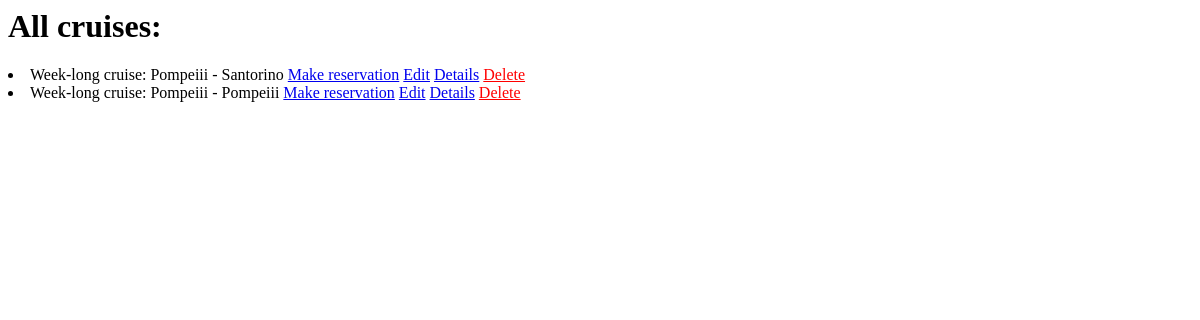
The page /cuise/list/ on the database as committed earlier.
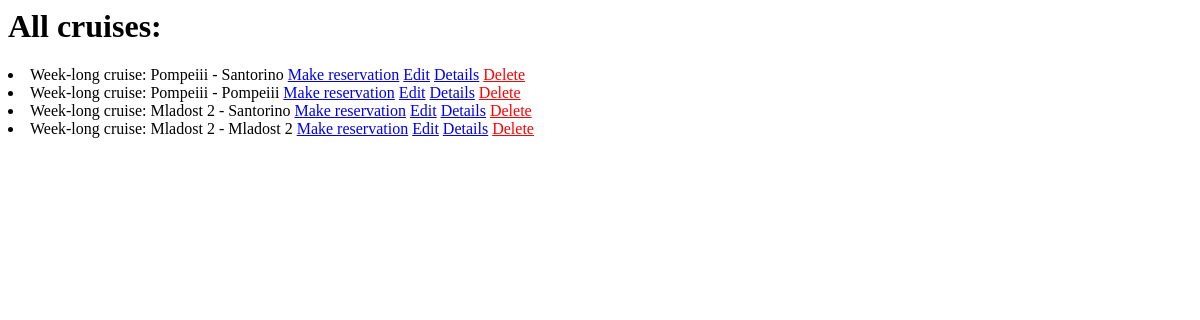
The same page on the database as committed later.
### main/models.py (models this page shows)
class Cruise(models.Model):
    CRUISE_TYPES = [
        ("Week-long", "Week-long"),
        ("Day-long", "Day-long")
    ]
    from_location = models.ForeignKey(CruiseLocation, related_name="from-location+", on_delete=models.CASCADE)
    to_location = models.ForeignKey(CruiseLocation, related_name="to-location+", on_delete=models.CASCADE)
    type = models.CharField(
        max_length=9,
        choices=CRUISE_TYPES
    )
    captain_name = models.ForeignKey(Captain, on_delete=models.CASCADE)
    departure_date_time = models.DateTimeField()
    econ_total_capacity = models.IntegerField()
    business_total_capacity = models.IntegerField()
    image_main = models.URLField(default='https://images.pexels.com/photos/813011/pexels-photo-813011.jpeg')
    image_1 = models.URLField(default='https://media.istockphoto.com/id/458115989/photo/cruise-ship-in-caribbean-sea.jpg?s=612x612&w=0&k=20&c=wMweujKOnZOpihjorKHEdgqI-LDMJkLF-LpV_FhtUWE=')
    image_2 = models.URLField(default='https://media.istockphoto.com/id/1222173565/photo/cruise-ship-msc-seaside-at-cozumel-island-mexico.jpg?s=612x612&w=0&k=20&c=2w3dQqb196mclsS-oMbFEgYl3r7jgQZFgvKYdASUEMs=')
    image_3 = models.URLField(default='https://media.istockphoto.com/id/516463721/photo/3d-cruise-ship-in-beautiful-ocean-with-blue-sky.jpg?s=612x612&w=0&k=20&c=97aWdauUuFSZwMXZ6Ky4TZDuxg9vhjDb98wFj0vwL3s=')
    image_4 = models.URLField(default='https://media.istockphoto.com/id/1155311911/photo/luxury-cruise-ship-sailing-from-the-port-at-sunrise-across-the-ocean-beautiful-summer.jpg?s=612x612&w=0&k=20&c=im3OvbdWWN-vdwcVcSFMGKpmpbB97Elj5Nva8UXJlmA=')
    def __str__(self):
        return f'{self.type} cruise: {self.from_location} - {self.to_location}'

class CruiseLocation(models.Model):
    name = models.CharField(null=True, blank=True, max_length=15)
    image = models.URLField(default='https://www.planetware.com/wpimages/2021/10/best-tropical-vacations-mauritius-aerial.jpg')
    description = models.TextField(null=True, blank=True)
    def __str__(self):
        return self.name

### main/views_dir/cruise.py (the view)
# urls.py: path("list/", CruiseListView.as_view(), name="cruise_list"),
class CruiseListView(ListView):
    model = Cruise
    template_name = "./cruise_views/cruise_list.html"
    context_object_name = 'cruises'

### templates/cruise_views/cruise_list.html
<h1>All cruises:</h1>
{% for cruise in cruises %}
<li> {{ cruise }}
    <a href="{% url 'reserve' cruise.id %}">Make reservation</a>
    <a href="{% url 'cruise_edit' cruise.id %}">Edit</a>
    <a href="{% url 'cruise_details' cruise.id %}">Details</a>
    <a style="color: red;" href="{% url 'cruise_delete' cruise.id %}">Delete</a> </li>
{% endfor %}

Rows that differ between the two databases and show on the page:
added Cruise: type+from_location+to_location "Week-long cruise: Mladost 2 - Santorino"
added Cruise: type+from_location+to_location "Week-long cruise: Mladost 2 - Mladost 2"
